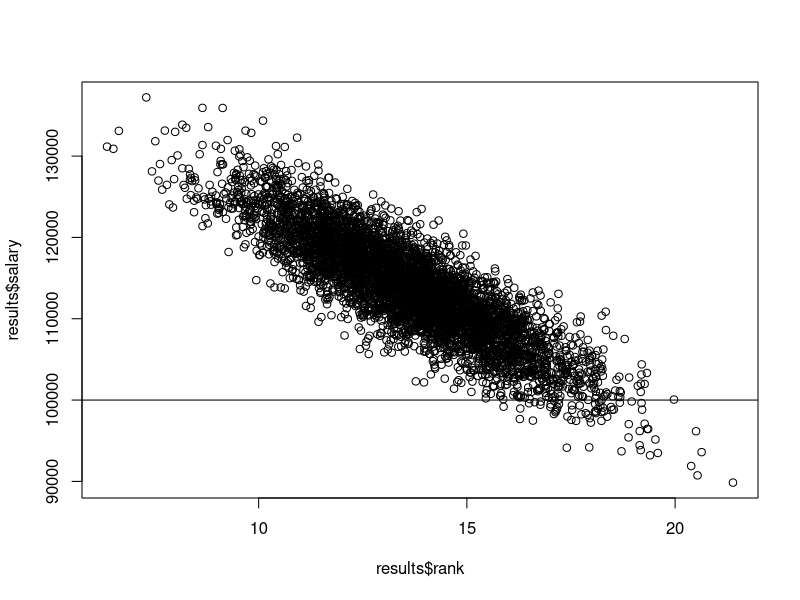

Here is the R script that generated this plot:
# Create team for salary cap draft

# Data combines prices of players and average ranking from fantasypros.com
nfl <- read.csv("nfl_wk2.csv", stringsAsFactors=FALSE)

# Select random player by position  
random_player <- function(players, slot) {
  sub <- subset(players, Position == slot)
  rnum <- round(runif(n=1,min=1,max=nrow(sub)), digits=0)
  rplayer  <- sub$Name[rnum]
  rplayer
}

# Build Team
build_team <- function(nfl) {
  players <- nfl
  #QB
  qb1 <- random_player(players, "QB")
  players <- subset(players, Name != qb1)
  qb2 <- random_player(players, "QB") 
  #RB
  rb1 <- random_player(players, "RB")
  players <- subset(players, Name != rb1)
  rb2 <- random_player(players, "RB")
  players <- subset(players, Name != rb2)
  #WR
  wr1 <- random_player(players, "WR")
  players <- subset(players, Name != wr1)
  wr2 <- random_player(players, "WR")
  players <- subset(players, Name != wr2)
  #TE
  te1 <- random_player(players, "TE")
  players <- subset(players, Name != te1)
  #FLEX (no TE's)
  frb <- random_player(players, "RB")
  fwr <- random_player(players, "WR")
  fx1 <- c(frb,fwr)[ runif(n=1,min=1,max=3) ]
  players <- subset(players, Name != fx1)
  frb <- random_player(players, "RB")
  fwr <- random_player(players, "WR")
  fx2 <- c(frb,fwr)[ runif(n=1,min=1,max=3) ]
  #DST
  dst <- random_player(players, "DST")
  c(qb1, qb2, rb1, rb2, wr1, wr2, te1, fx1, fx2, dst)
}

# Generate list of 100 samples of teams
samples <- list()
nfl2 <- subset(nfl, Rank <= 25)
for ( index in 1:5000 ) {
  
  team <- build_team(nfl2)
  team_dets <- subset(nfl, Name %in% team)
  this_run <- list( id = index,
                    team = team, 
                    salary = sum(team_dets$Salary), 
                    rank = mean(team_dets$Rank), 
                    value = mean(team_dets$Value) )
  samples <- append(samples, list(this_run) )
}

# Analyze different teams combinations
results <- do.call(rbind.data.frame, lapply(samples, '[', c('id', 'salary','rank','value') ) )

# Top ten teams by rank
results  <- results[ with(results, order(rank, -salary)), ]
ten_rank <- subset(results, salary <= 100000)[1:10, ]
rownames(ten_rank) <- NULL

# Top ten teams by sum of individuals' values
results   <- results[ with(results, order(-value, -salary)), ]
ten_value <- subset(results, salary <= 100000)[1:10,]
rownames(ten_value) <- NULL

# View Teams Selected by Rank & Value
samples[[ ten_rank[1,1]  ]]
nfl[ nfl$Name %in% samples[[ ten_rank[1,1]  ]]$team, ]
samples[[ ten_value[1,1] ]]
nfl[ nfl$Name %in% samples[[ ten_value[1,1] ]]$team, ]

# Plot graph
plot(x=results$rank, y=results$salary)
abline(h=100000)

# Variance measures
x <- nfl[ with(nfl, order(Rank, -Salary)), ]
n <- 10
qb_var  <- mean( subset(x, Position=="QB")[1:n, "Stdev"] )
rb_var  <- mean( subset(x, Position=="RB")[1:n, "Stdev"] )
wr_var  <- mean( subset(x, Position=="WR")[1:n, "Stdev"] )
te_var  <- mean( subset(x, Position=="TE")[1:n, "Stdev"] )
dst_var <- mean( subset(x, Position=="DST")[1:n, "Stdev"] )
c(qb_var, rb_var, wr_var, te_var, dst_var)

# Ordering of variance suggests importance weights for positions
# in the following order
#
# 1st Priority : QB
# 2nd Priority : TE
# 3rd Priority : RB
# 4th Priority : WR
# 5th Priority : DST
